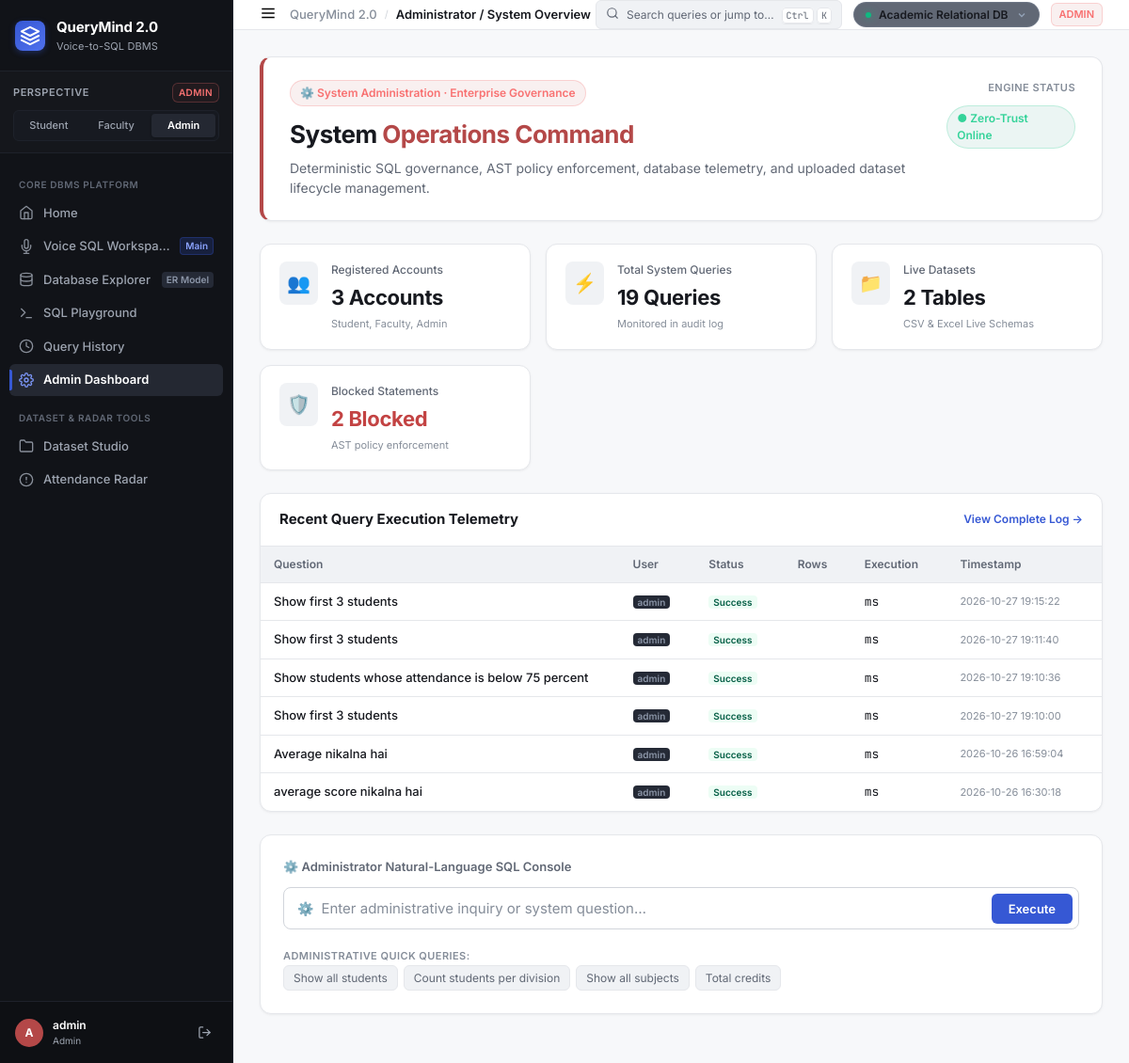
The app's page /dashboard, older data.
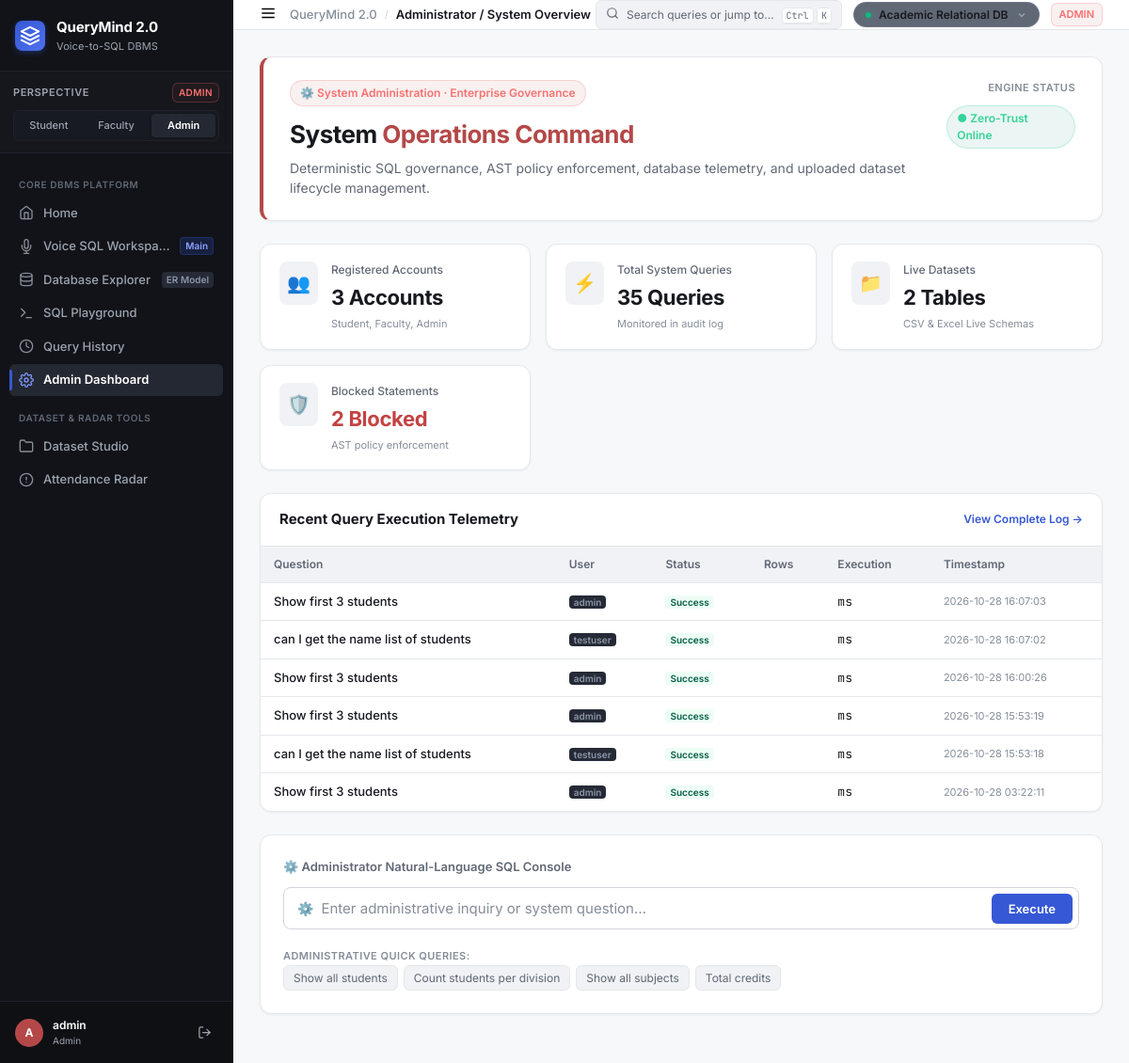
The same page, newer data.
### tables this page shows
CREATE TABLE query_logs (
        id               INTEGER PRIMARY KEY AUTOINCREMENT,
        user_id          INTEGER,
        username         TEXT,
        question         TEXT,
        generated_sql    TEXT,
        status           TEXT,
        execution_time_ms INTEGER,
        result_row_count INTEGER,
        error            TEXT,
        timestamp        TEXT DEFAULT (datetime('now'))
    , input_mode TEXT DEFAULT 'text');

### app.py (the view)
@app.route("/dashboard")
def dashboard():
    role = session.get("role", "admin")
    stats = get_system_stats()
    uploaded_datasets = get_uploaded_datasets()
    recent = get_all_history(10)
    division_stats = get_division_stats()
    defaulters = get_defaulters(threshold=75.0)
    profile = None
    if role == "student":
        profile = get_student_profile(session.get("user_id", 3))
    return render_template(
        "dashboard.html",
        role=role,
        stats=stats,
        uploaded_datasets=uploaded_datasets,
        recent=recent,
        division_stats=division_stats,
        defaulters=defaulters,
        profile=profile,
    )

### app.py (called while the page is built, shortened)
@app.before_request
def ensure_default_session():
    if "user_id" not in session:
        session["user_id"] = 1
        session["username"] = "admin"
        session["role"] = "admin"

@app.context_processor
def inject_global_ui_context():
    try:
        datasets = get_uploaded_datasets()
    except Exception:
        datasets = []
    active_table = session.get("active_dataset_table", "academic")
    active_name = "Academic Relational DB"
    if active_table == "all":
        active_name = "All Connected Tables"
    return {
        "current_role": session.get("role", "admin"),
        "current_username": session.get("username", "admin"),
        "global_datasets": datasets,
        "active_dataset_table": active_table,
        "active_dataset_name": active_name,
    }

### db/database.py (called while the page is built)
def _conn():
    conn = sqlite3.connect(DB_PATH, timeout=15.0)
    conn.row_factory = sqlite3.Row
    conn.execute("PRAGMA foreign_keys = ON")
    conn.execute("PRAGMA journal_mode = WAL")
    conn.execute("PRAGMA busy_timeout = 15000")
    conn.execute("PRAGMA synchronous = NORMAL")
    conn.execute("PRAGMA cache_size = -64000")
    conn.execute("PRAGMA temp_store = MEMORY")
    return conn

### templates/dashboard.html (shortened to what the changed rows need)
{% extends "base.html" %}
{% block content %}
{% if role == 'student' %}
<div class="workspace-view student-workspace">
  <div class="role-hero" style="border-left: 4px solid var(--role-student);">
    <div class="role-hero-left">
      <div class="role-badge-lg badge-student">
        🎓 Student Academic Profile · Aarav Sharma (STU001)
      </div>
      <h1>Personal <span style="color: var(--role-student);">Academic Intelligence</span></h1>
      <p class="hero-sub">Division A · Enrolled in Bachelor of Science (Computer Science) · Verified Academic Semester 2024–2025.</p>
    </div>
    <div class="dataset-switcher-box">
      <span class="switcher-label">Academic Status</span>
      <span class="role-badge-lg badge-student" style="margin-top:4px;">Good Standing · Eligible</span>
    </div>
  </div>
  <div class="admin-kpi-grid">
    <div class="kpi-card">
      <div class="kpi-icon" style="color:var(--role-student);">📊</div>
      <div class="kpi-info">
        <span class="kpi-label">Average Marks (0–100 Scale)</span>
        <span class="kpi-number">{{ "%.1f"|format(profile.avg_marks) if profile else "82.4" }}%</span>
        <span class="kpi-sub">Calculated from 5 subjects</span>
      </div>
    </div>
    <div class="kpi-card">
      <div class="kpi-icon" style="color:var(--status-success);">⏱️</div>
      <div class="kpi-info">
        <span class="kpi-label">Overall Attendance</span>
        <span class="kpi-number">{{ "%.1f"|format(profile.avg_attendance) if profile else "88.5" }}%</span>
        <span class="kpi-sub" style="color:var(--status-success);">+13.5% above 75% threshold</span>
      </div>
    </div>
    <div class="kpi-card">
      <div class="kpi-icon">📚</div>
      <div class="kpi-info">
        <span class="kpi-label">Enrolled Courses</span>
        <span class="kpi-number">5 Subjects</span>
        <span class="kpi-sub">Total 18 Academic Credits</span>
      </div>
    </div>
    <div class="kpi-card">
      <div class="kpi-icon">🛡️</div>
      <div class="kpi-info">
        <span class="kpi-label">Attendance Standing</span>
        <span class="kpi-number" style="color:var(--status-success);">Satisfactory</span>
        <span class="kpi-sub">Eligible for Semester Examination</span>
      </div>
    </div>
  </div>
  <div class="twelve-col-grid" style="margin-bottom: 24px;">
    <div class="col-span-8">
      <div class="gov-card">
        <div class="gov-card-header">
          <h3>Subject Marks Breakdown (0–100)</h3>
          <span class="nav-meta-badge">Internal Assessments</span>
        </div>
        <div style="padding: 20px;">
          <div style="height: 260px;">
            <canvas id="studentMarksChart"></canvas>
          </div>
        </div>
      </div>
    </div>
    <div class="col-span-4">
      <div class="gov-card">
        <div class="gov-card-header">
          <h3>Subject Attendance</h3>
          <span class="nav-meta-badge">Min 75%</span>
        </div>
        <div style="padding: 16px 20px;">
          <div class="attendance-list">
            <div class="att-row" style="margin-bottom: 14px;">
              <div style="display:flex; justify-content:space-between; font-size:13px; font-weight:600; margin-bottom:4px;">
                <span>Mathematics</span>
                <span>92%</span>
              </div>
              <div class="att-bar-bg"><div class="att-bar-fill att-good" style="width: 92%;"></div></div>
            </div>
            <div class="att-row" style="margin-bottom: 14px;">
              <div style="display:flex; justify-content:space-between; font-size:13px; font-weight:600; margin-bottom:4px;">
                <span>Computer Science</span>
                <span>95%</span>
              </div>
              <div class="att-bar-bg"><div class="att-bar-fill att-good" style="width: 95%;"></div></div>
            </div>
            <div class="att-row" style="margin-bottom: 14px;">
              <div style="display:flex; justify-content:space-between; font-size:13px; font-weight:600; margin-bottom:4px;">
                <span>Physics</span>
                <span>84%</span>
              </div>
              <div class="att-bar-bg"><div class="att-bar-fill att-good" style="width: 84%;"></div></div>
            </div>
            <div class="att-row" style="margin-bottom: 14px;">
              <div style="display:flex; justify-content:space-between; font-size:13px; font-weight:600; margin-bottom:4px;">
                <span>Chemistry</span>
                <span>86%</span>
              </div>
              <div class="att-bar-bg"><div class="att-bar-fill att-good" style="width: 86%;"></div></div>
            </div>
            <div class="att-row">
              <div style="display:flex; justify-content:space-between; font-size:13px; font-weight:600; margin-bottom:4px;">
                <span>English</span>
                <span>80%</span>
              </div>
              <div class="att-bar-bg"><div class="att-bar-fill att-good" style="width: 80%;"></div></div>
            </div>
          </div>
        </div>
      </div>
    </div>
  </div>
  <div class="query-card">
    <div class="card-label">💬 Ask a Question About Your Academic Records</div>
    <form method="POST" action="{{ url_for('query') }}" id="queryForm">
      <div class="query-input-wrapper">
        <span class="query-prefix">🔍</span>
        <input type="text" name="question" id="questionInput" class="query-input"
          placeholder="Ask anything: e.g. Show top 5 students by average marks, Average marks per subject…" required />
        <button type="submit" class="btn-query">Ask Query</button>
      </div>
    </form>
    <div class="suggestions">
      <span class="suggestion-label">Suggested Academic Questions:</span>
      <div class="suggestion-chips">
        <button class="chip" onclick="ask(this)">Show top 5 students by average marks</button>
        <button class="chip" onclick="ask(this)">Average marks per subject</button>
        <button class="chip" onclick="ask(this)">Show all subjects</button>
        <button class="chip" onclick="ask(this)">Min and max marks per subject</button>
      </div>
    </div>
  </div>
</div>
<script>
document.addEventListener("DOMContentLoaded", function() {
  const ctx = document.getElementById('studentMarksChart');
  if (ctx) {
    new Chart(ctx, {
      type: 'bar',
      data: {
        labels: ['Mathematics', 'Physics', 'Chemistry', 'Computer Science', 'English'],
        datasets: [{
          label: 'Marks Scored',
          data: [85, 78, 82, 92, 75],
          backgroundColor: '#087F65',
          borderRadius: 6,
          barPercentage: 0.55
        }]
      },
      options: {
        responsive: true,
        maintainAspectRatio: false,
        plugins: { legend: { display: false } },
        scales: {
          y: { beginAtZero: true, max: 100, grid: { color: '#E5E7EB' } },
          x: { grid: { display: false } }
        }
      }
    });
  }
});
</script>
{# ═══════════════════════════════════════════════════════════════
   2. FACULTY CLASS ANALYTICS (Academic Operations Control)
   ═══════════════════════════════════════════════════════════════ #}
{% else %}
<div class="workspace-view admin-workspace">
  <div class="role-hero" style="border-left: 4px solid var(--role-admin);">
    <div class="role-hero-left">
      <div class="role-badge-lg badge-admin">
        ⚙️ System Administration · Enterprise Governance
      </div>
      <h1>System <span style="color: var(--role-admin);">Operations Command</span></h1>
      <p class="hero-sub">Deterministic SQL governance, AST policy enforcement, database telemetry, and uploaded dataset lifecycle management.</p>
    </div>
    <div class="dataset-switcher-box">
      <span class="switcher-label">Engine Status</span>
      <span class="role-badge-lg badge-student" style="margin-top:4px;">● Zero-Trust Online</span>
    </div>
  </div>
  <div class="admin-kpi-grid">
    <div class="kpi-card">
      <div class="kpi-icon">👥</div>
      <div class="kpi-info">
        <span class="kpi-label">Registered Accounts</span>
        <span class="kpi-number">{{ stats.users if stats else 3 }} Accounts</span>
        <span class="kpi-sub">Student, Faculty, Admin</span>
      </div>
    </div>
    <div class="kpi-card">
      <div class="kpi-icon" style="color:var(--accent-primary);">⚡</div>
      <div class="kpi-info">
        <span class="kpi-label">Total System Queries</span>
        <span class="kpi-number">{{ stats.total_queries if stats else recent|length }} Queries</span>
        <span class="kpi-sub">Monitored in audit log</span>
      </div>
    </div>
    <div class="kpi-card">
      <div class="kpi-icon">📁</div>
      <div class="kpi-info">
        <span class="kpi-label">Live Datasets</span>
        <span class="kpi-number">{{ stats.datasets if stats else (uploaded_datasets|length if uploaded_datasets else 0) }} Tables</span>
        <span class="kpi-sub">CSV &amp; Excel Live Schemas</span>
      </div>
    </div>
    <div class="kpi-card">
      <div class="kpi-icon" style="color:var(--status-danger);">🛡️</div>
      <div class="kpi-info">
        <span class="kpi-label">Blocked Statements</span>
        <span class="kpi-number" style="color:var(--status-danger);">{{ stats.blocked_queries if stats else 0 }} Blocked</span>
        <span class="kpi-sub">AST policy enforcement</span>
      </div>
    </div>
  </div>
  <div class="gov-card" style="margin-bottom: 24px;">
    <div class="gov-card-header">
      <h3>Recent Query Execution Telemetry</h3>
      <a href="{{ url_for('history') }}" style="font-size:12px; color:var(--accent-primary); font-weight:600;">View Complete Log →</a>
    </div>
    <div class="table-container" style="border:none; border-radius:0; margin-bottom:0;">
      <table class="data-table">
        <thead>
          <tr>
            <th>Question</th>
            <th>User</th>
            <th>Status</th>
            <th>Rows</th>
            <th>Execution</th>
            <th>Timestamp</th>
          </tr>
        </thead>
        <tbody>
          {% if recent %}
            {% for r in recent[:6] %}
            <tr>
              <td style="max-width:320px; font-weight:500;">{{ r.question }}</td>
              <td><span class="nav-meta-badge">{{ r.username }}</span></td>
              <td>
                {% if r.status == 'success' %}
                  <span class="nav-meta-badge" style="background:#EDFDF5; color:#065F46;">Success</span>
                {% elif r.status == 'blocked' %}
                  <span class="nav-meta-badge" style="background:#FEF2F2; color:#991B1B;">Blocked</span>
                {% else %}
                  <span class="nav-meta-badge" style="background:#FFFBEB; color:#92400E;">{{ r.status }}</span>
                {% endif %}
              </td>
              <td style="font-family:var(--font-mono);">{{ r.row_count if r.row_count is not none else '—' }}</td>
              <td style="font-family:var(--font-mono);">{{ r.execution_ms if r.execution_ms is not none else '—' }}ms</td>
              <td style="font-size:11px; color:var(--text-muted);">{{ r.timestamp }}</td>
            </tr>
            {% endfor %}
          {% else %}
            <tr>
              <td colspan="6" style="text-align:center; color:var(--text-muted); padding:24px;">No system queries logged yet.</td>
            </tr>
          {% endif %}
        </tbody>
      </table>
    </div>
  </div>
  <div class="query-card">
    <div class="card-label">⚙️ Administrator Natural-Language SQL Console</div>
    <form method="POST" action="{{ url_for('query') }}" id="queryForm">
      <div class="query-input-wrapper">
        <span class="query-prefix">⚙️</span>
        <input type="text" name="question" id="questionInput" class="query-input"
          placeholder="Enter administrative inquiry or system question…" required />
        <button type="submit" class="btn-query">Execute</button>
      </div>
    </form>
    <div class="suggestions">
      <span class="suggestion-label">Administrative Quick Queries:</span>
      <div class="suggestion-chips">
        <button class="chip" onclick="ask(this)">Show all students</button>
        <button class="chip" onclick="ask(this)">Count students per division</button>
        <button class="chip" onclick="ask(this)">Show all subjects</button>
        <button class="chip" onclick="ask(this)">Total credits</button>
      </div>
    </div>
  </div>
</div>
{% endif %}
{% endblock %}

Row changes from the older to the newer data that the page shows:
no longer on this page (row unchanged): query_logs: question "Show first 3 students", username "admin", status "Success", timestamp "2026-10-27 19:15:22"
no longer on this page (row unchanged): query_logs: question "Show first 3 students", username "admin", status "Success", timestamp "2026-10-27 19:11:40"
no longer on this page (row unchanged): query_logs: question "Show students whose attendance is below 75 percent", username "admin", status "Success", timestamp "2026-10-27 19:10:36"
no longer on this page (row unchanged): query_logs: question "Show first 3 students", username "admin", status "Success", timestamp "2026-10-27 19:10:00"
no longer on this page (row unchanged): query_logs: question "Average nikalna hai", username "admin", status "Success", timestamp "2026-10-26 16:59:04"
no longer on this page (row unchanged): query_logs: question "average score nikalna hai", username "admin", status "Success", timestamp "2026-10-26 16:30:18"
added query_logs: question "Show first 3 students", username "admin", status "Success", timestamp "2026-10-28 16:07:03"
added query_logs: question "can I get the name list of students", username "testuser", status "Success", timestamp "2026-10-28 16:07:02"
added query_logs: question "Show first 3 students", username "admin", status "Success", timestamp "2026-10-28 16:00:26"
added query_logs: question "Show first 3 students", username "admin", status "Success", timestamp "2026-10-28 15:53:19"
added query_logs: question "can I get the name list of students", username "testuser", status "Success", timestamp "2026-10-28 15:53:18"
added query_logs: question "Show first 3 students", username "admin", status "Success", timestamp "2026-10-28 03:22:11"
Text that changed along with them:
{{ stats.total_queries if stats else recent|length }}: "19" → "35"
